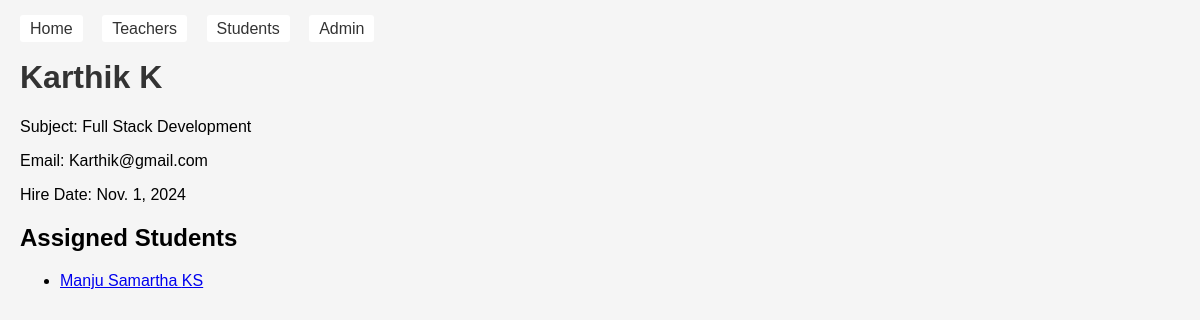
Page /teachers/2/ on the committed database.
### school/models.py (models this page shows, shortened)
class Teacher(models.Model):
    first_name = models.CharField(max_length=100)
    last_name = models.CharField(max_length=100)
    email = models.EmailField(unique=True)
    subject = models.CharField(max_length=100)
    hire_date = models.DateField()

class Student(models.Model):
    first_name = models.CharField(max_length=100)
    last_name = models.CharField(max_length=100)
    email = models.EmailField(unique=True)
    roll_number = models.CharField(max_length=20, unique=True)
    date_of_birth = models.DateField()
    teacher = models.ForeignKey(Teacher, on_delete=models.CASCADE, related_name='students')

### school/views.py (the view)
# urls.py: path('teachers/<int:pk>/', views.TeacherDetailView.as_view(), name='teacher-detail'),
class TeacherDetailView(DetailView):
    model = Teacher
    template_name = 'school/teacher_detail.html'
    context_object_name = 'teacher'

### school/templates/school/teacher_detail.html
{% extends 'base.html' %}
{% block content %}
<div class="teacher-detail">
    <h1>{{ teacher.first_name }} {{ teacher.last_name }}</h1>
    <p>Subject: {{ teacher.subject }}</p>
    <p>Email: {{ teacher.email }}</p>
    <p>Hire Date: {{ teacher.hire_date }}</p>
    <h2>Assigned Students</h2>
    <ul class="student-list">
        {% for student in teacher.students.all %}
        <li><a href="{% url 'student-detail' student.pk %}">{{ student.first_name }} {{ student.last_name }}</a></li>
        {% endfor %}
    </ul>
</div>
{% endblock %}

### templates/base.html (style rules this page uses)
body { font-family: Arial, sans-serif; margin: 0; padding: 20px; background-color: #f5f5f5; }
h1 { color: #333; }

### rows in the picture
Teacher: first_name "Karthik", last_name "K", subject "Full Stack Development", email "Karthik@gmail.com", hire_date "Nov. 1, 2024"
Student: first_name "Manju Samartha", last_name "KS"
